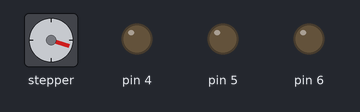
Simulated run of this sketch. Board: Arduino Uno, built with avr-gcc and run on an emulated ATmega328P. Parts: stepper motor, output pins drawn as LEDs (lit = HIGH). Stepper angles assume 20 steps per turn.

Above: at 0.15 s.
At 39.87 s:
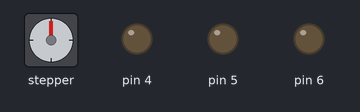
Timing chart, 0 to 40.0 s (numbered marks = the images above):
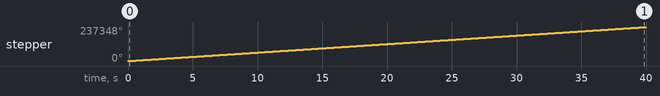

Measured:
- by itself, stepper: keeps turning clockwise at about 5933°/s

The sketch:

motorFinal.ino
```cpp
//Motor control file.
//clockwise and counter clockwise functions.

#include <Stepper.h>

// change this to the number of steps on your motor
const int steps = 20;

//{13, 12, 11, 10} = clockwise
//{10, 11, 12, 13} = counter-clockwise
Stepper motor(steps, 10, 11, 12, 13);

// the previous reading from the analog input
int previous = 0;

void setup() {

    pinMode(4, OUTPUT);
    pinMode(5, OUTPUT);
    pinMode(6, OUTPUT);

  //rpm value
  motor.setSpeed(1000);
}

void loop() {

  counter_clockwise();


}

void clockwise() {
  motor.step(-steps);
}

void counter_clockwise() {
  motor.step(steps);
}

void pinOne() {
    digitalWrite(4,LOW);
    digitalWrite(5,LOW);
    digitalWrite(6,LOW);
}

void pinTwo() {
    digitalWrite(4,HIGH);
    digitalWrite(5,LOW);
    digitalWrite(6,LOW);
}

void pinThree() {
    digitalWrite(4,LOW);
    digitalWrite(5,HIGH);
    digitalWrite(6,LOW);
}

void pinFour() {
    digitalWrite(4,HIGH);
    digitalWrite(5,HIGH);
    digitalWrite(6,LOW);
}

void pinFive() {
    digitalWrite(4,LOW);
    digitalWrite(5,LOW);
    digitalWrite(6,HIGH);
}

void pinSix() {
    digitalWrite(4,HIGH);
    digitalWrite(5,LOW);
    digitalWrite(6,HIGH);
}

void resetAll() {
    digitalWrite(4,HIGH);
    digitalWrite(5,HIGH);
    digitalWrite(6,HIGH);
}
```
